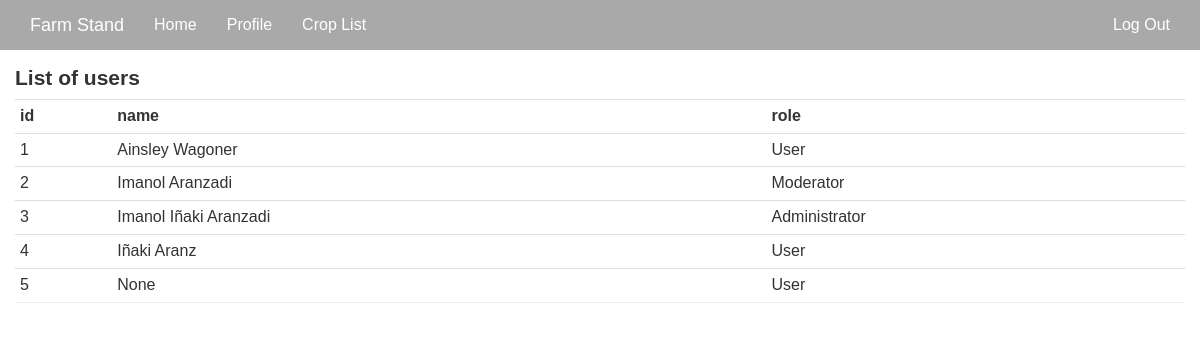
Page /list-users (signed in) on the committed database.
### app/models.py (models this page shows, shortened)
class User(UserMixin, db.Model):
    __tablename__ = 'users'
    id = db.Column(db.Integer, primary_key=True)
    email = db.Column(db.String(64), unique=True, index=True)
    phone = db.Column(db.String(64), unique=True, index=True)
    username = db.Column(db.String(64), unique=True, index=True)
    name = db.Column(db.String(64), index=True)
    about_me = db.Column(db.Text())
    location = db.Column(db.String(64))
    member_since = db.Column(db.DateTime(), default=datetime.utcnow)
    last_seen = db.Column(db.DateTime(), default=datetime.utcnow)
    role_id = db.Column(db.Integer, db.ForeignKey('roles.id'))
    password_hash = db.Column(db.String(128))
    confirmed = db.Column(db.Boolean, default=False)
    products = db.relationship('Product', backref='farmer', lazy='dynamic')
    def ping(self):
        self.last_seen = datetime.utcnow()
        db.session.add(self)
    def can(self, permissions):
        return self.role is not None and \
            (self.role.permissions & permissions) == permissions
    @property
    def password(self):
        raise AttributeError('password is not a readable attribute')

class Role(db.Model):
    __tablename__ = 'roles'
    id = db.Column(db.Integer, primary_key=True)
    name = db.Column(db.String(64), unique=True)
    default = db.Column(db.Boolean, default=False, index=True)
    permissions = db.Column(db.Integer)
    users = db.relationship('User', backref='role', lazy='dynamic')

### app/main/views.py (the view)
@main.route('/list-users')
@login_required
@admin_required
def list_users():
    users = User.query.all()
    return render_template('list_users.html', users=users)

### app/auth/views.py (called while the page is built)
@auth.before_app_request
def before_request():
    if current_user.is_authenticated():
        current_user.ping()
        if current_user.is_authenticated() and not current_user.confirmed and request.endpoint[:5] != 'auth.':
            return redirect(url_for('auth.unconfirmed'))

### app/main/__init__.py (called while the page is built)
@main.app_context_processor
def inject_permissions():
    return dict(Permission=Permission)

### app/models.py (called while the page is built)
@login_manager.user_loader
def load_user(user_id):
    return User.query.get(int(user_id))

### app/templates/list_users.html (shortened to what this page needs)
{% extends "base.html" %}
{% import "bootstrap/wtf.html" as wtf %}
{% block content %}
<div class="list-users">
  <div class="container">
    <div class="row">
      <h3>List of users</h3>
      <table class="table table-condensed">
        <tr>
          <th>id</th>
          <th>name</th>
          <th>role</th>
        </tr>
        {% for user in users %}
        <tr>
          <td>{{user.id}}</td>
          <td>{{user.name}}</td>
          <td>{{user.role.name}}</td>
        </tr>
        {% endfor %}
      </table>
    </div>
  </div>
</div>
{% endblock %}

### app/static/css/style.css (style rules this page uses)
body { font-family: 'Montserrat', sans-serif; font-size: 16px; }
h3 { font-size: 21px; font-weight: bold; }
table { margin-bottom: 40px; width: 100%; }
tr { border-bottom: 1px solid #eee; }
td { padding: 20px 0px; }

### rows in the picture
User: id "1", name "Ainsley Wagoner", role.name "User"
User: id "2", name "Imanol Aranzadi", role.name "Moderator"
User: id "3", name "Imanol Iñaki Aranzadi", role.name "Administrator"
User: id "4", name "Iñaki Aranz", role.name "User"
User: id "5", name "None", role.name "User"
